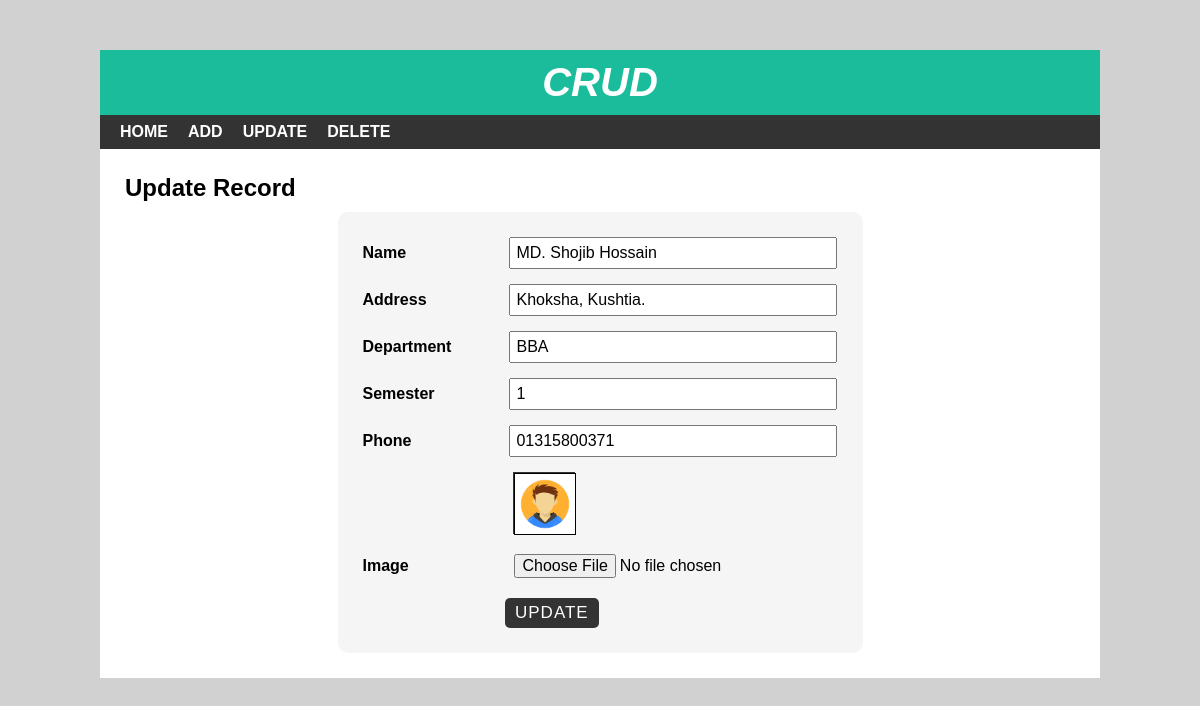
Page /edit.php?id=2 on the committed database.
### tables this page shows
CREATE TABLE `students` (
  `id` int(11) NOT NULL,
  `name` varchar(255) DEFAULT NULL,
  `address` varchar(255) DEFAULT NULL,
  `department` varchar(255) DEFAULT NULL,
  `semester` int(11) DEFAULT NULL,
  `phone` text DEFAULT NULL,
  `image` varchar(255) DEFAULT NULL
);

### edit.php (the view, shortened to what this page needs)
<?php include 'header.php'; ?>
<?php
include "config.php";
$student_id = $_GET['id'];
$sql = "SELECT * FROM students WHERE id={$student_id}";
$result = mysqli_query($conn, $sql);
$rows = mysqli_fetch_assoc($result);
?>
<div id="main-content">
    <h2>Update Record</h2>
    <form class="post-form" action="updatedata.php" method="post" enctype="multipart/form-data">
      <div class="form-group">
          <label>Name</label>
          <input type="text" name="name" value="<?php echo $rows['name'] ?>"/>
      </div>
      <div class="form-group">
          <label>Address</label>
          <input type="text" name="address" value="<?php echo $rows['address'] ?>"/>
      </div>
      <div class="form-group">
          <label>Department</label>
          <input type="text" name="department" value="<?php echo $rows['department'] ?>"/>
      </div>
      <div class="form-group">
          <label>Semester</label>
          <input type="text" name="semester" value="<?php echo $rows['semester'] ?>"/>
      </div>
      <div class="form-group">
          <label>Phone</label>
          <input type="text" name="phone" value="<?php echo $rows['phone'] ?>"/>
      </div>
      <div class="form-group">
        <div class="image-box" style="height: 60px; width: 60px; border: 1px solid #353333; margin-left: 150px;">
        <img class="avater-img" style="width: 60px;" src="upload/<?php echo $rows['image'] ?>" alt="image">
      </div>
      </div>
      <div class="form-group">
          <label>Image</label>
          <input type="file" name="image" />
      </div>
      <input class="submit" type="submit" value="Update"/>
    </form>
</div>
</div>
</body>
</html>

### css/style.css (style rules this page uses)
body { font: 16px arial; margin: 0; padding: 0; background: #d1d1d1; }
#main-content { padding: 25px; min-height: 400px; }
#main-content h2 { margin: 0 0 10px; text-transform: capitalize; }
#main-content .post-form { width: 50%; padding: 25px; margin: 0 auto; background-color: #f5f5f5; border-radius: 10px; }
#main-content .post-form .form-group { margin: 0 0 15px; }
.avater-img { width: 60px; text-align: center; border: 1px solid; }
#main-content .post-form .form-group label { width: 30%; display: inline-block; font-weight: 600; }
#main-content .post-form .form-group input, #main-content .post-form .form-group select { font-size: 16px; width: 66%; display: inline-block; padding: 5px; margin: 0; }
#main-content .post-form .form-group .avater-img { width: 60px; text-align: center; border: 1px solid; }
.image-box { height: 60px; width: 60px; border: 1px solid #353333; }
#main-content .post-form .submit { font-size: 17px; letter-spacing: 1px; text-transform: uppercase; padding: 5px 10px; color: #fff; background-color: #333; border: none; border-radius: 5px; margin: 0 0 0 30%; cursor: pointer; transition: all 0.3s; }

### rows in the picture
students: name "MD. Shojib Hossain", address "Khoksha, Kushtia.", department "BBA", semester "1", phone "01315800371", image (picture)
